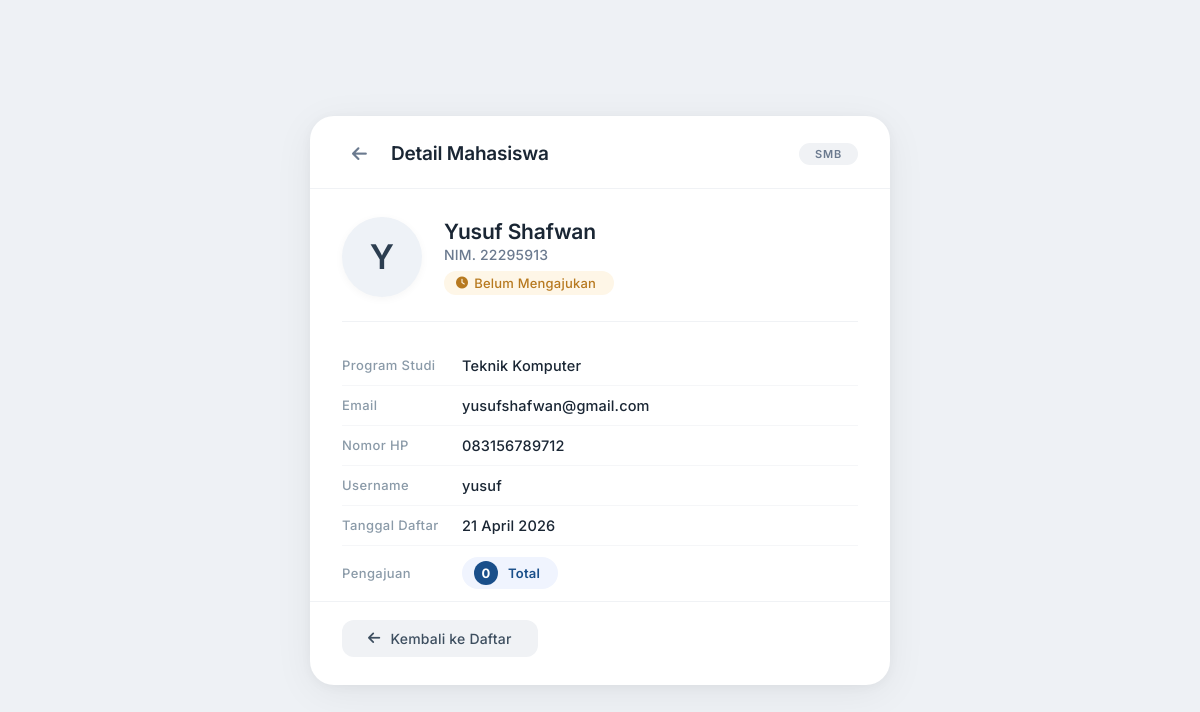
Page /admin/detail_mahasiswa.php?id=7 (signed in) on the committed database.
### tables this page shows
CREATE TABLE `users` (
  `id` int NOT NULL,
  `username` varchar(50) NOT NULL,
  `password` varchar(255) NOT NULL,
  `email` varchar(100) NOT NULL,
  `nama_lengkap` varchar(100) NOT NULL,
  `nim` varchar(20) DEFAULT NULL,
  `fakultas` varchar(100) DEFAULT NULL,
  `prodi` varchar(50) DEFAULT NULL,
  `role` enum('mahasiswa','reviewer','admin','superadmin') NOT NULL DEFAULT 'mahasiswa',
  `no_hp` varchar(20) DEFAULT NULL,
  `alamat` text,
  `foto_profil` varchar(255) DEFAULT NULL,
  `status` enum('active','inactive','locked','suspended') NOT NULL DEFAULT 'active',
  `email_verified` tinyint(1) DEFAULT '1',
  `verification_token` varchar(100) DEFAULT NULL,
  `reset_token` varchar(100) DEFAULT NULL,
  `reset_expiry` datetime DEFAULT NULL,
  `last_login` datetime DEFAULT NULL,
  `lock_until` datetime DEFAULT NULL,
  `created_at` datetime NOT NULL,
  `updated_at` datetime DEFAULT NULL
);

### admin/detail_mahasiswa.php (the view, shortened to what this page needs)
<?php
require_once '../config/database.php';
$id = isset($_GET['id']) ? (int)$_GET['id'] : 0;
$query = "SELECT * FROM users WHERE id = $id AND role = 'mahasiswa'";
$result = mysqli_query($conn, $query);
$mahasiswa = mysqli_fetch_assoc($result);
$cek_pengajuan = mysqli_query($conn, "SELECT COUNT(*) as jml, SUM(CASE WHEN status='disetujui' THEN 1 ELSE 0 END) as disetujui FROM pengajuan WHERE user_id = " . $mahasiswa['id']);
$data_pengajuan = mysqli_fetch_assoc($cek_pengajuan);
$jml_pengajuan = $data_pengajuan['jml'];
$nama = ucwords($mahasiswa['nama_lengkap']);
$inisial = strtoupper(substr($mahasiswa['nama_lengkap'], 0, 1));
?>
<!DOCTYPE html>
<html lang="id">
<head>
    <link rel="stylesheet" href="https://cdnjs.cloudflare.com/ajax/libs/font-awesome/6.0.0-beta3/css/all.min.css">
</head>
<body>
<div class="card">
    <div class="card-header">
        <div class="left">
            <a href="data_mahasiswa.php" class="btn-back" title="Kembali">
                <i class="fas fa-arrow-left"></i>
            </a>
            <h1>Detail Mahasiswa</h1>
        </div>
        <span class="badge-smb">SMB</span>
    </div>
    <div class="card-body">
        <div class="profile-wrap">
            <div class="avatar">
                <?php if (!empty($mahasiswa['foto_profil']) && file_exists("../uploads/profil/" . $mahasiswa['foto_profil'])): ?>
                    <img src="../uploads/profil/<?php echo $mahasiswa['foto_profil']; ?>" alt="Foto">
                <?php else: ?>
                    <?= $inisial ?>
                <?php endif; ?>
            </div>
            <div class="profile-meta">
                <div class="name"><?= $nama ?></div>
                <div class="nim">NIM. <?= htmlspecialchars($mahasiswa['nim'] ?? '-') ?></div>
                <div class="status-label <?= $jml_pengajuan > 0 ? '' : 'belum' ?>">
                    <i class="fas <?= $jml_pengajuan > 0 ? 'fa-check-circle' : 'fa-clock' ?>"></i>
                    <?= $jml_pengajuan > 0 ? 'Sudah Mengajukan' : 'Belum Mengajukan' ?>
                </div>
            </div>
        </div>
        <div class="info-grid">
            <div class="info-row">
                <span class="info-label">Program Studi</span>
                <span class="info-value"><?= htmlspecialchars($mahasiswa['prodi'] ?? '-') ?></span>
            </div>
            <div class="info-row">
                <span class="info-label">Email</span>
                <span class="info-value"><?= htmlspecialchars($mahasiswa['email'] ?? '-') ?></span>
            </div>
            <div class="info-row">
                <span class="info-label">Nomor HP</span>
                <span class="info-value"><?= htmlspecialchars($mahasiswa['no_hp'] ?? '-') ?></span>
            </div>
            <div class="info-row">
                <span class="info-label">Username</span>
                <span class="info-value"><?= htmlspecialchars($mahasiswa['username']) ?></span>
            </div>
            <div class="info-row">
                <span class="info-label">Tanggal Daftar</span>
                <span class="info-value"><?= date('d F Y', strtotime($mahasiswa['created_at'])) ?></span>
            </div>
            <div class="info-row" style="border-bottom: none; padding-bottom: 0;">
                <span class="info-label">Pengajuan</span>
                <span class="info-value">
                    <span class="pengajuan-wrap">
                        <span class="num"><?= $jml_pengajuan ?></span>
                        Total
                    </span>
                </span>
            </div>
        </div>
    </div>
    <div class="card-footer">
        <a href="data_mahasiswa.php" class="btn-back-footer">
            <i class="fas fa-arrow-left"></i> Kembali ke Daftar
        </a>
    </div>
</div>
</body>
</html>

### admin/detail_mahasiswa.php (style rules this page uses)
* { margin: 0; padding: 0; box-sizing: border-box; }
body { font-family: 'Inter', -apple-system, BlinkMacSystemFont, 'Segoe UI', Roboto, sans-serif; background: #eef1f5; min-height: 100vh; display: flex; align-items: center; justify-content: center; padding: 30px 20px; }
.card { max-width: 580px; width: 100%; background: #ffffff; border-radius: 24px; box-shadow: 0 8px 40px rgba(0, 0, 0, 0.06), 0 2px 12px rgba(0, 0, 0, 0.04); overflow: hidden; transition: all 0.2s ease; }
.card-header { padding: 22px 32px 18px 32px; border-bottom: 1px solid #f0f2f5; display: flex; align-items: center; justify-content: space-between; }
.card-header .left { display: flex; align-items: center; gap: 14px; }
.card-header .left .btn-back { color: #6b7a8f; font-size: 17px; text-decoration: none; padding: 6px 10px; border-radius: 10px; transition: 0.2s; }
.card-header h1 { font-size: 19px; font-weight: 600; color: #1a2634; letter-spacing: -0.2px; }
.card-header .badge-smb { font-size: 11px; font-weight: 600; color: #6b7a8f; background: #f0f2f5; padding: 4px 16px; border-radius: 100px; letter-spacing: 0.8px; }
.card-body { padding: 28px 32px 12px 32px; }
.profile-wrap { display: flex; align-items: center; gap: 22px; padding-bottom: 24px; margin-bottom: 24px; border-bottom: 1px solid #f0f2f5; }
.avatar { width: 80px; height: 80px; border-radius: 50%; background: #eef2f7; display: flex; align-items: center; justify-content: center; font-size: 34px; font-weight: 600; color: #2c3e50; flex-shrink: 0; overflow: hidden; box-shadow: 0 2px 8px rgba(0, 0, 0, 0.04); }
.profile-meta { flex: 1; min-width: 0; }
.profile-meta .name { font-size: 21px; font-weight: 600; color: #1a2634; letter-spacing: -0.2px; margin-bottom: 2px; }
.profile-meta .nim { font-size: 14px; color: #6b7a8f; font-weight: 500; letter-spacing: 0.2px; }
.profile-meta .status-label { display: inline-flex; align-items: center; gap: 6px; margin-top: 8px; font-size: 13px; font-weight: 500; padding: 4px 18px 4px 12px; border-radius: 100px; background: #eafaf1; color: #1a7a4a; letter-spacing: 0.2px; }
.profile-meta .status-label.belum { background: #fef6e7; color: #b7791f; }
.profile-meta .status-label i { font-size: 12px; }
.info-grid { display: flex; flex-direction: column; gap: 0; }
.info-row { display: flex; align-items: center; padding: 11px 0; border-bottom: 1px solid #f5f6f8; }
.info-row:last-child { border-bottom: none; padding-bottom: 0; }
.info-label { width: 120px; flex-shrink: 0; font-size: 13px; font-weight: 500; color: #8a9aa8; letter-spacing: 0.4px; }
.info-value { flex: 1; font-size: 14.5px; font-weight: 500; color: #1a2634; word-break: break-word; letter-spacing: 0.15px; }
.pengajuan-wrap { display: inline-flex; align-items: center; gap: 10px; background: #f0f4fe; padding: 4px 18px 4px 12px; border-radius: 100px; font-size: 13px; font-weight: 600; color: #1a4f8a; letter-spacing: 0.2px; }
.pengajuan-wrap .num { background: #1a4f8a; color: #fff; border-radius: 50%; width: 24px; height: 24px; display: inline-flex; align-items: center; justify-content: center; font-size: 13px; font-weight: 700; }
.card-footer { padding: 18px 32px 28px 32px; border-top: 1px solid #f0f2f5; display: flex; justify-content: flex-start; }
.btn-back-footer { display: inline-flex; align-items: center; gap: 10px; background: #f0f2f5; color: #3d4e5f; padding: 10px 26px; border-radius: 12px; font-size: 14px; font-weight: 500; text-decoration: none; transition: all 0.2s ease; border: none; cursor: pointer; letter-spacing: 0.2px; }
.btn-back-footer i { font-size: 14px; }

### rows in the picture
users: nama_lengkap "Y", nama_lengkap "Yusuf Shafwan", nim "22295913", prodi "Teknik Komputer", email "yusufshafwan@gmail.com", no_hp "083156789712", username "yusuf", created_at "21 April 2026"

### other values in the picture
$jml_pengajuan "0"
